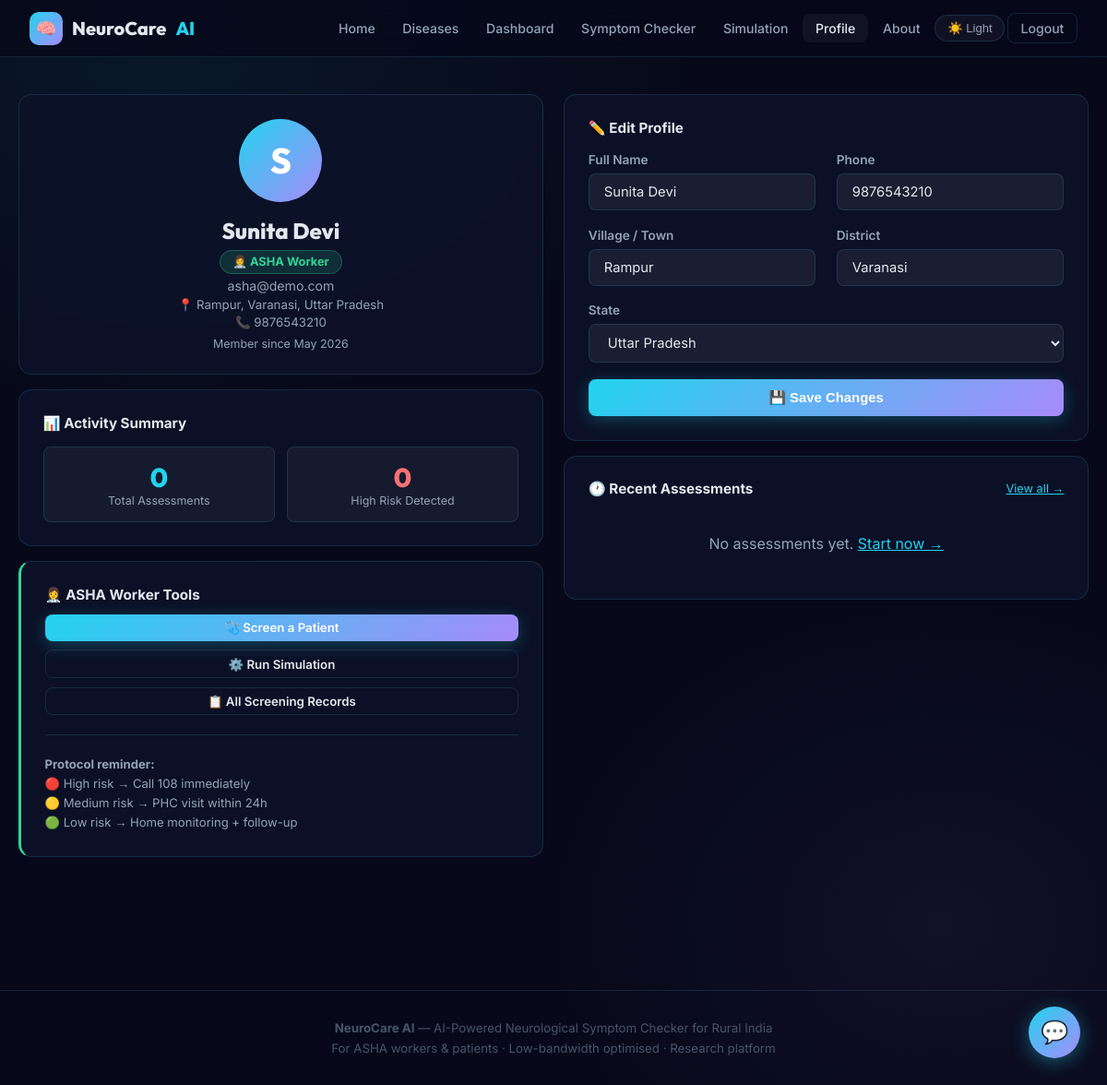
Screenshot of /profile (signed in) with the database file from the repository.
### app/models.py (models this page shows, shortened)
class User(UserMixin, db.Model):
    __tablename__ = 'users'
    id = db.Column(db.Integer, primary_key=True)
    name = db.Column(db.String(100), nullable=False)
    email = db.Column(db.String(150), unique=True, nullable=False)
    password_hash = db.Column(db.String(255), nullable=False)
    role = db.Column(db.String(20), nullable=False, default='patient')  # 'patient' or 'asha'
    village = db.Column(db.String(100))
    district = db.Column(db.String(100))
    state = db.Column(db.String(100), default='Uttar Pradesh')
    phone = db.Column(db.String(15))
    created_at = db.Column(db.DateTime, default=datetime.utcnow)
    is_active_user = db.Column(db.Boolean, default=True)
    predictions = db.relationship('Prediction', backref='user', lazy='dynamic')
    simulations = db.relationship('SimulationRun', backref='user', lazy='dynamic')

### app/routes/main.py (the view)
@main_bp.route('/profile')
@login_required
def profile():
    preds = Prediction.query.filter_by(user_id=current_user.id).order_by(Prediction.created_at.desc()).limit(5).all()
    total = Prediction.query.filter_by(user_id=current_user.id).count()
    high  = Prediction.query.filter_by(user_id=current_user.id, risk_level='High').count()
    return render_template('profile.html', predictions=preds, total=total, high_risk=high)

### app/models.py (called while the page is built)
@login_manager.user_loader
def load_user(user_id):
    return User.query.get(int(user_id))

### app/templates/profile.html (shortened to what this page needs)
{% extends "base.html" %}
{% block content %}
<div class="container page-content">
  <div class="grid-2" style="align-items:start;">
    <div>
      <div class="card text-center mb-2 animate-fade-up">
        <div class="avatar-circle">{{ current_user.name[0].upper() }}</div>
        <h2 style="font-family:'Outfit',sans-serif;font-size:1.5rem;font-weight:800;">{{ current_user.name }}</h2>
        <div style="margin:.5rem 0;">
          {% if current_user.role == 'asha' %}
            <span style="background:rgba(52,211,153,.15);color:#34d399;padding:.28rem .8rem;border-radius:999px;font-size:.8rem;font-weight:700;border:1px solid rgba(52,211,153,.3);">👩‍⚕️ ASHA Worker</span>
          {% else %}
            <span style="background:rgba(34,211,238,.15);color:var(--p1);padding:.28rem .8rem;border-radius:999px;font-size:.8rem;font-weight:700;border:1px solid rgba(34,211,238,.3);">🧑 Patient</span>
          {% endif %}
        </div>
        <p class="text-muted" style="font-size:.88rem;margin-top:.4rem;">{{ current_user.email }}</p>
        {% if current_user.village or current_user.district %}
        <p class="text-muted" style="font-size:.83rem;margin-top:.25rem;">
          📍 {{ [current_user.village, current_user.district, current_user.state] | select | join(', ') }}
        </p>
        {% endif %}
        {% if current_user.phone %}
        <p class="text-muted" style="font-size:.83rem;margin-top:.2rem;">📞 {{ current_user.phone }}</p>
        {% endif %}
        <p class="text-muted" style="font-size:.78rem;margin-top:.5rem;">Member since {{ current_user.created_at.strftime('%B %Y') }}</p>
      </div>
      <div class="card mb-2 animate-fade-up">
        <h3 style="font-size:.95rem;font-weight:700;margin-bottom:1rem;">📊 Activity Summary</h3>
        <div style="display:grid;grid-template-columns:1fr 1fr;gap:.8rem;">
          <div style="text-align:center;padding:.9rem;background:var(--bg-glass);border:1px solid var(--border);border-radius:var(--rs);">
            <div style="font-family:'Outfit',sans-serif;font-size:1.8rem;font-weight:800;color:var(--p1);">{{ total }}</div>
            <div style="font-size:.78rem;color:var(--text2);">Total Assessments</div>
          </div>
          <div style="text-align:center;padding:.9rem;background:var(--bg-glass);border:1px solid var(--border);border-radius:var(--rs);">
            <div style="font-family:'Outfit',sans-serif;font-size:1.8rem;font-weight:800;color:var(--danger);">{{ high_risk }}</div>
            <div style="font-size:.78rem;color:var(--text2);">High Risk Detected</div>
          </div>
        </div>
      </div>
      {% if current_user.role == 'asha' %}
      <div class="card animate-fade-up" style="border-left:3px solid var(--p3);">
        <h3 style="font-size:.95rem;font-weight:700;margin-bottom:.75rem;">👩‍⚕️ ASHA Worker Tools</h3>
        <div style="display:flex;flex-direction:column;gap:.6rem;">
          <a href="{{ url_for('predict.checker') }}" class="btn btn-primary btn-sm" style="justify-content:center;">🩺 Screen a Patient</a>
          <a href="{{ url_for('simulation.panel') }}" class="btn btn-outline btn-sm" style="justify-content:center;">⚙️ Run Simulation</a>
          <a href="{{ url_for('predict.history') }}" class="btn btn-outline btn-sm" style="justify-content:center;">📋 All Screening Records</a>
        </div>
        <hr class="divider"/>
        <p style="font-size:.82rem;color:var(--text2);line-height:1.6;">
          <strong>Protocol reminder:</strong><br/>
          🔴 High risk → Call 108 immediately<br/>
          🟡 Medium risk → PHC visit within 24h<br/>
          🟢 Low risk → Home monitoring + follow-up
        </p>
      </div>
      {% endif %}
    </div>
    <div>
      <div class="card mb-2 animate-fade-up">
        <h3 style="font-size:.95rem;font-weight:700;margin-bottom:1.1rem;">✏️ Edit Profile</h3>
        <form method="POST" action="{{ url_for('main.update_profile') }}">
          <div class="grid-2">
            <div class="form-group">
              <label class="form-label">Full Name</label>
              <input type="text" name="name" class="form-control" value="{{ current_user.name }}" required/>
            </div>
            <div class="form-group">
              <label class="form-label">Phone</label>
              <input type="tel" name="phone" class="form-control" value="{{ current_user.phone or '' }}"/>
            </div>
          </div>
          <div class="grid-2">
            <div class="form-group">
              <label class="form-label">Village / Town</label>
              <input type="text" name="village" class="form-control" value="{{ current_user.village or '' }}"/>
            </div>
            <div class="form-group">
              <label class="form-label">District</label>
              <input type="text" name="district" class="form-control" value="{{ current_user.district or '' }}"/>
            </div>
          </div>
          <div class="form-group">
            <label class="form-label">State</label>
            <select name="state" class="form-control">
              {% for s in ['Uttar Pradesh','Bihar','Rajasthan','Madhya Pradesh','Jharkhand','Odisha','West Bengal','Assam','Chhattisgarh','Maharashtra'] %}
                <option {% if current_user.state == s %}selected{% endif %}>{{ s }}</option>
              {% endfor %}
            </select>
          </div>
          <button type="submit" class="btn btn-primary" style="width:100%;justify-content:center;">💾 Save Changes</button>
        </form>
      </div>
      <div class="card animate-fade-up">
        <div class="d-flex align-center justify-between mb-2">
          <h3 style="font-size:.95rem;font-weight:700;">🕐 Recent Assessments</h3>
          <a href="{{ url_for('predict.history') }}" style="font-size:.8rem;color:var(--p1);">View all →</a>
        </div>
        {% if predictions %}
        <div class="table-wrap">
          <table>
            <thead><tr><th>Disease</th><th>Risk</th><th>Probability</th><th>Date</th></tr></thead>
            <tbody>
              {% for p in predictions %}
              <tr>
                <td style="text-transform:capitalize;font-weight:600;">{{ p.disease }}</td>
                <td><span class="risk-badge risk-{{ p.risk_level|lower }}">{{ p.risk_level }}</span></td>
                <td>{{ (p.probability*100)|round(1) }}%</td>
                <td style="font-size:.78rem;color:var(--text2);">{{ p.created_at.strftime('%d %b %H:%M') }}</td>
              </tr>
              {% endfor %}
            </tbody>
          </table>
        </div>
        {% else %}
        <p class="text-muted text-center" style="padding:1.5rem;">
          No assessments yet. <a href="{{ url_for('predict.checker') }}" style="color:var(--p1);">Start now →</a>
        </p>
        {% endif %}
      </div>
    </div>
  </div>
</div>
{% endblock %}

### app/static/css/main.css (style rules this page uses)
:root { --bg: #07091a; --bg-card: rgba(13,18,40,0.92); --bg-glass: rgba(255,255,255,0.045); --bg-input: rgba(255,255,255,0.06); --border: rgba(99,218,255,0.13); --border-h: rgba(99,218,255,0.32); --p1: #22d3ee; --p2: #a78bfa; --p3: #34d399; --danger: #f87171; --warning: #fbbf24; --success: #34d399; --text1: #e2e8f0; --text2: #94a3b8; --text3: #475569; --glow: 0 0 32px rgba(34,211,238,0.18); --r: 14px; --rs: 8px; --tr: 0.28s cubic-bezier(.4,0,.2,1); --shadow: 0 4px 24px rgba(0,0,0,0.4); color-scheme: dark; }
*,*::before,*::after { box-sizing:border-box;margin:0;padding:0 }
html { scroll-behavior:smooth }
body { font-family:'Inter',sans-serif; background:var(--bg); color:var(--text1); min-height:100vh; background-image: radial-gradient(ellipse 80% 55% at 15% 5%, rgba(34,211,238,.07) 0%,transparent 60%), radial-gradient(ellipse 60% 50% at 85% 85%, rgba(167,139,250,.06) 0%,transparent 60%); background-attachment:fixed; transition:background .4s,color .3s; }
.container { max-width:1160px;margin:0 auto;padding:0 1.5rem }
.page-content { padding:2.5rem 0 5rem }
.grid-2 { display:grid;grid-template-columns:1fr 1fr;gap:1.4rem }
.card { background:var(--bg-card); border:1px solid var(--border); border-radius:var(--r); padding:1.6rem; backdrop-filter:blur(14px); transition:var(--tr); }
.btn { display:inline-flex;align-items:center;gap:8px; padding:.68rem 1.45rem;border-radius:var(--rs); font-size:.93rem;font-weight:600;border:none;cursor:pointer; text-decoration:none;transition:var(--tr); }
.btn-primary { background:linear-gradient(135deg,var(--p1),var(--p2));color:#fff; box-shadow:0 4px 18px rgba(34,211,238,.28); }
.btn-outline { background:transparent;color:var(--text1); border:1px solid var(--border); }
.btn-sm { padding:.4rem .95rem;font-size:.83rem; }
.form-group { margin-bottom:1.15rem }
.form-label { display:block;font-size:.85rem;font-weight:600;color:var(--text2);margin-bottom:.45rem }
.form-control { width:100%;background:var(--bg-input);border:1px solid var(--border); border-radius:var(--rs);color:var(--text1);padding:.62rem 1rem; font-size:.92rem;font-family:'Inter',sans-serif; transition:var(--tr);outline:none; }
.form-control option { background:#0f172a;color:#e2e8f0 }
.avatar-circle { width:90px;height:90px;border-radius:50%;margin:0 auto 1rem; background:linear-gradient(135deg,var(--p1),var(--p2)); display:flex;align-items:center;justify-content:center; font-size:2.4rem;font-weight:800;color:#fff; font-family:'Outfit',sans-serif; }
.text-muted { color:var(--text2) }
.mb-2 { margin-bottom:1rem }
.d-flex { display:flex }
.align-center { align-items:center }
.justify-between { justify-content:space-between }
.text-center { text-align:center }
hr.divider { border:none;border-top:1px solid var(--border);margin:1.3rem 0 }
.animate-fade-up { animation:fadeUp .6s ease both }

### rows the page displays
User: name "S", name "Sunita Devi", email "asha@demo.com", village+district+state "Rampur, Varanasi, Uttar Pradesh", phone "9876543210", created_at "May 2026", village "Rampur", district "Varanasi", state "Uttar Pradesh"

### other values shown
{{ total }} "0"
{{ high_risk }} "0"
